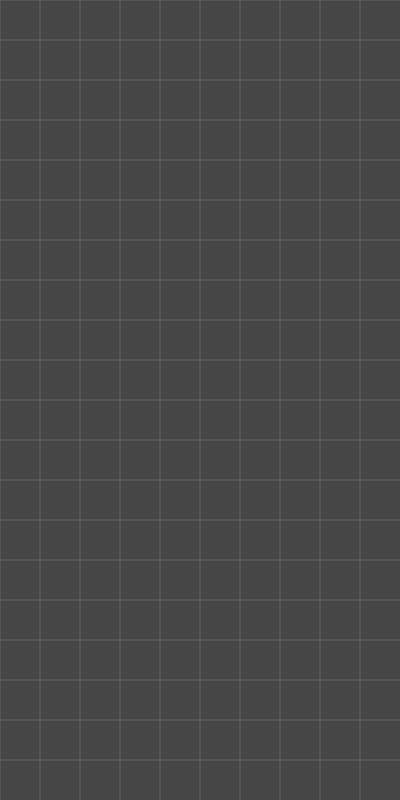
Frame 1 (no input)
Frame 60 (no input): identical to frame 1, image omitted
Frame 120 (the mouse pressed at the canvas centre since frame 60): identical to frame 1, image omitted

The p5.js sketch that drew this single still picture (run headless with seeded random() and noise() and a simulated clock; from frame 60 on, the mouse is pressed at the canvas centre):

// p5.js sketch
// ── sketch.js
const size = {
    height: 20,
    width: 10,
    squareSize: 40
}

const grid = [];

function setup() {
    createCanvas(size.width * size.squareSize, size.height * size.squareSize);
    // background(70, 70, 70);
}

function draw() {

    background(70, 70, 70);

    // Draw grid
    stroke(100);
    strokeWeight(1);
    for (let x = 0; x < size.width; x++) {
        line(x * size.squareSize, 0, x * size.squareSize, size.height * size.squareSize);
    }

    for (let y = 0; y < size.height; y++) {
        line(0, y * size.squareSize, size.width * size.squareSize, y * size.squareSize);
    }

}


// ── Block.js
// @ts-check

class Block {

    /**
     * 
     * @param {Array.<number[]>} shape
     * @param {Object} color
     * @param {number} color.r
     * @param {number} color.g
     * @param {number} color.b
     * 2d array describing the shape
     * 1 is a square, 0 is space.
     * Input should have this structure:
     * [
     *   [0, 0, 0],
     *   [0, 0, 0],
     *   [0, 0, 0],
     *   [0, 0, 0],
     * ]
     */
    constructor(shape, color) {
        this.shape2d = shape;
        this.color = color;
        this.shape1d = [].concat(...shape);
    }

}

// ── Tetromino.js
// @ts-check

class Tetromino {

    /**
     *
     * @param {string} shape
     * Shapes: I, J, L, O, S, T, Z
     */
    constructor(shape) {

        // Shapes: I, J, L, O, S, T, Z
        switch(shape) {

            case 'I': {
                this.shape2d = [
                    [0, 1, 0, 0],
                    [0, 1, 0, 0],
                    [0, 1, 0, 0],
                    [0, 1, 0, 0]
                ];
                this.color = { r: 0, g: 94, b: 94 };
                break;
            }

            case 'J': {
                this.shape2d = [
                    [0, 0, 1, 0],
                    [0, 0, 1, 0],
                    [0, 1, 1, 0],
                    [0, 0, 0, 0]
                ];
                this.color = { r: 0, g: 0, b: 94 };
                break;
            }


            case 'L': {
                this.shape2d = [
                    [0, 1, 0, 0],
                    [0, 1, 0, 0],
                    [0, 1, 1, 0],
                    [0, 0, 0, 0]
                ];
                this.color = { r: 94, g: 63, b: 0 };
                break;
            }

            case 'O': {
                this.shape2d = [
                    [0, 1, 0, 0],
                    [0, 1, 1, 0],
                    [0, 1, 1, 0],
                    [0, 0, 0, 0]
                ];
                this.color = { r: 94, g: 94, b: 0 };
                break;
            }

            case 'S': {
                this.shape2d = [
                    [0, 1, 0, 0],
                    [0, 1, 1, 0],
                    [0, 0, 1, 0],
                    [0, 0, 0, 0]
                ];
                this.color = { r: 0, g: 94, b: 0 };
                break;
            }

            case 'T': {
                this.shape2d = [
                    [0, 1, 0, 0],
                    [0, 1, 1, 0],
                    [0, 1, 0, 0],
                    [0, 0, 0, 0]
                ];
                this.color = { r: 63, g: 0, b: 94 };
                break;
            }

            case 'Z': {
                this.shape2d = [
                    [0, 0, 1, 0],
                    [0, 1, 1, 0],
                    [0, 1, 0, 0],
                    [0, 0, 0, 0]
                ];
                this.color = { r: 94, g: 0, b: 0};
                break;
            }

            default: {
                throw new Error(`${shape} is not a valid shape`);
            }

        }

        this.shape1d = [].concat(...this.shape2d);

    }

    // render() {
    // }

    rotate() {

        const n = this.shape2d.length;

        for (let x = 0; x < n / 2; x++) {

            for (let y = x; y < n - x -1; y++) {

                let temp = this.shape2d[x][y];
                this.shape2d[x][y] = this.shape2d[y][n-1-x];
                this.shape2d[y][n-1-x] = this.shape2d[n-1-x][n-1-y];
                this.shape2d[n-1-x][n-1-y] = this.shape2d[n-1-y][x];
                this.shape2d[n-1-y][x] = temp;

            }

        }

    }

    log() {
        console.table(this.shape2d);
    }

}
